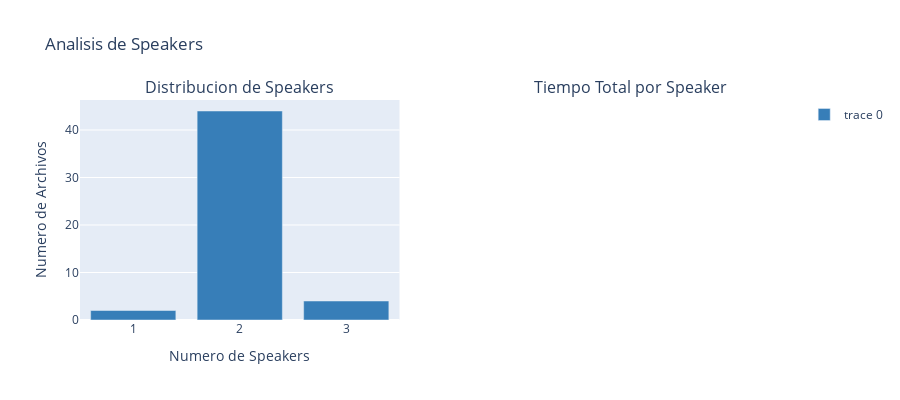

This figure's notebook cell:
### Markdown cell above
### 👥 Análisis de Speakers

### Code cell
# Distribución y tiempo por speaker
if 'speaker_analysis' in figures:
    figures['speaker_analysis'].show()

### Figure 1 — Plotly figure (JSON) as saved in the notebook; plotly's stock layout.template omitted (floating-point values rounded to 4 significant figures)
{"data": [{"hovertemplate": "Speakers: %{x}<br>Archivos: %{y}<extra></extra>", "marker": {"color": "rgb(55, 126, 184)"}, "type": "bar", "x": [1, 2, 3], "xaxis": "x", "y": [2, 44, 4], "yaxis": "y"}, {"domain": {"x": [0.55, 1], "y": [0, 1]}, "hovertemplate": "<b>%{label}</b><br>Tiempo: %{value:.1f}s<br>%{percent}<extra></extra>", "labels": ["SPEAKER_00", "SPEAKER_01", "SPEAKER_UNKNOWN"], "type": "pie", "values": [0, 0, 0]}], "layout": {"annotations": [{"font": {"size": 16}, "showarrow": false, "text": "Distribucion de Speakers", "x": 0.225, "xanchor": "center", "xref": "paper", "y": 1, "yanchor": "bottom", "yref": "paper"}, {"font": {"size": 16}, "showarrow": false, "text": "Tiempo Total por Speaker", "x": 0.775, "xanchor": "center", "xref": "paper", "y": 1, "yanchor": "bottom", "yref": "paper"}], "height": 400, "hovermode": "closest", "showlegend": true, "title": {"text": "Analisis de Speakers"}, "xaxis": {"anchor": "y", "domain": [0, 0.45], "title": {"text": "Numero de Speakers"}}, "yaxis": {"anchor": "x", "domain": [0, 1], "title": {"text": "Numero de Archivos"}}}}
